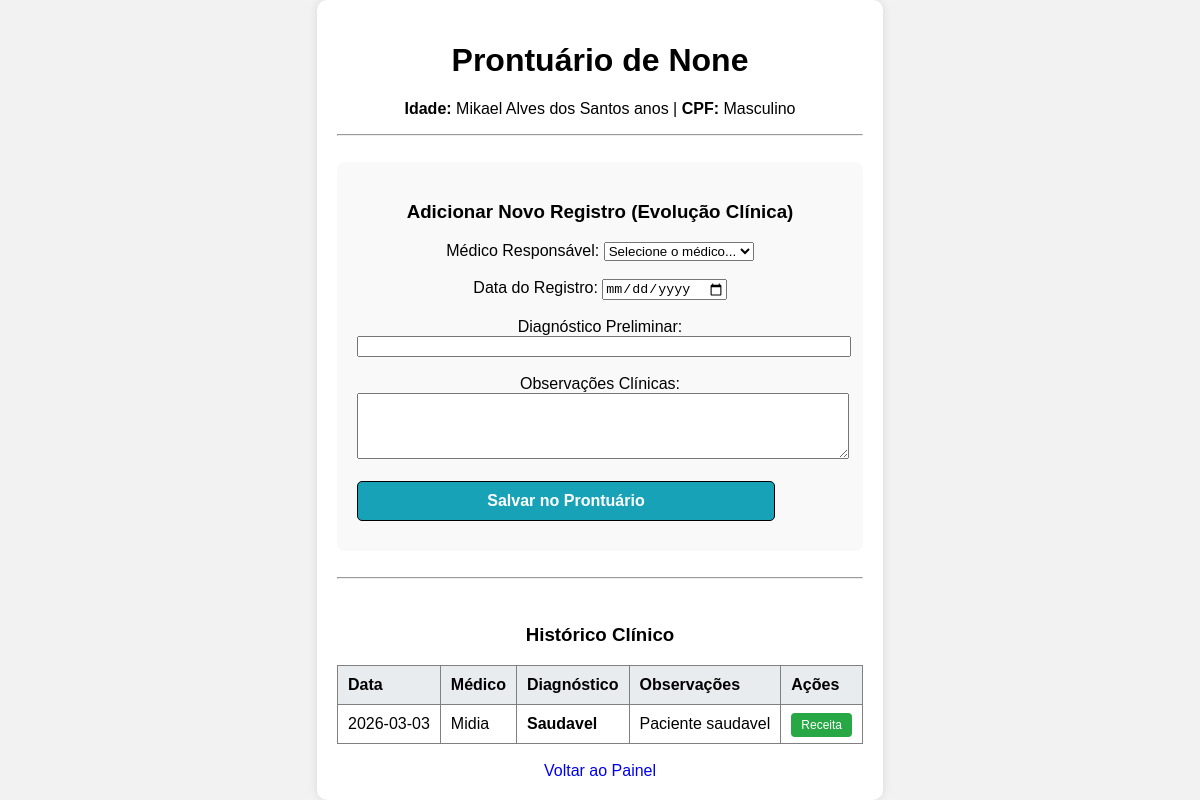
The page /prontuario/2 on the database its author committed.
### tables this page shows
CREATE TABLE pacientes(
            id INTEGER PRIMARY KEY AUTOINCREMENT,
            usuario_id INTEGER,
            nome TEXT NOT NULL,
            idade INTEGER,
            sexo TEXT,
            cpf TEXT UNIQUE,
            endereco TEXT,
            telefone TEXT,
            FOREIGN KEY(usuario_id) REFERENCES usuarios(id)
        );

CREATE TABLE prontuarios(
            id INTEGER PRIMARY KEY AUTOINCREMENT,
            paciente_id INTEGER,
            profissional_id INTEGER,
            data_registro TEXT,
            diagnostico TEXT,
            observacoes TEXT,
            FOREIGN KEY(paciente_id) REFERENCES pacientes(id),
            FOREIGN KEY(profissional_id) REFERENCES profissionais(id)
        );

CREATE TABLE profissionais(
            id INTEGER PRIMARY KEY AUTOINCREMENT,
            usuario_id INTEGER,
            nome TEXT NOT NULL,
            especialidade TEXT,
            registro_conselho TEXT UNIQUE,
            FOREIGN KEY(usuario_id) REFERENCES usuarios(id)
        );

### app.py (the view, shortened to what this page needs)
@app.route('/prontuario/<int:paciente_id>', methods=['GET', 'POST'])
def prontuario(paciente_id):
    conn = sqlite3.connect('gestao_hospitalar.db')
    cursor = conn.cursor()
    cursor.execute('SELECT * FROM pacientes WHERE id = ?', (paciente_id,))
    paciente = cursor.fetchone()
    cursor.execute('''
        SELECT prontuarios.id, prontuarios.data_registro, profissionais.nome, prontuarios.diagnostico, prontuarios.observacoes
        FROM prontuarios
        JOIN profissionais ON prontuarios.profissional_id = profissionais.id
        WHERE prontuarios.paciente_id = ?
        ORDER BY prontuarios.data_registro DESC
    ''', (paciente_id,))
    historico = cursor.fetchall()
    cursor.execute('SELECT id, nome, especialidade FROM profissionais')
    profissionais = cursor.fetchall()
    conn.close()
    return render_template('prontuario.html', paciente=paciente, historico=historico, profissionais=profissionais)

### templates/prontuario.html (shortened to what this page needs)
<!DOCTYPE html>
<html lang="pt-br">
<head>
    <link rel="stylesheet" href="{{ url_for('static', filename='styles.css') }}">
</head>
<body>
    <div class="container" style="max-width: 800px;">
        <h1>Prontuário de {{ paciente[1] }}</h1>
        <p><strong>Idade:</strong> {{ paciente[2] }} anos | <strong>CPF:</strong> {{ paciente[4] }}</p>
        <hr><br>
        <div style="background-color: #f9f9f9; padding: 20px; border-radius: 8px;">
            <h3>Adicionar Novo Registro (Evolução Clínica)</h3>
            <form action="{{ url_for('prontuario', paciente_id=paciente[0]) }}" method="POST">
                <label>Médico Responsável:</label>
                <select name="profissional_id" required>
                    <option value="" disabled selected>Selecione o médico...</option>
                </select><br><br>
                <label>Data do Registro:</label>
                <input type="date" name="data_registro" required><br><br>
                <label>Diagnóstico Preliminar:</label>
                <input type="text" name="diagnostico" style="width: 100%;" required><br><br>
                <label>Observações Clínicas:</label>
                <textarea name="observacoes" rows="4" style="width: 100%;" required></textarea><br><br>
                <button type="submit" class="agendar-btn submit-btn" style="background-color: #17a2b8;">Salvar no Prontuário</button>
            </form>
        </div>
        <br><hr><br>
        <h3>Histórico Clínico</h3>
        <table border="1" width="100%" style="border-collapse: collapse; text-align: left; background-color: white;">
            <thead>
                <tr style="background-color: #e9ecef;">
                    <th style="padding: 10px;">Data</th>
                    <th style="padding: 10px;">Médico</th>
                    <th style="padding: 10px;">Diagnóstico</th>
                    <th style="padding: 10px;">Observações</th>
                    <th style="padding: 10px;">Ações</th> </tr>
            </thead>
            <tbody>
                {% for reg in historico %}
                <tr>
                    <td style="padding: 10px;">{{ reg[1] }}</td>
                    <td style="padding: 10px;">{{ reg[2] }}</td>
                    <td style="padding: 10px;"><strong>{{ reg[3] }}</strong></td>
                    <td style="padding: 10px;">{{ reg[4] }}</td>
                    <td style="padding: 10px;">
                        <a href="{{ url_for('receita', prontuario_id=reg[0]) }}" class="submit-btn" style="padding: 5px 10px; font-size: 12px; background-color: #28a745; color: white; text-decoration: none; border-radius: 4px;">Receita</a>
                    </td>
                </tr>
                {% else %}
                <tr>
                    <td colspan="5" style="padding: 20px; text-align: center;">Nenhum registro encontrado para este paciente.</td>
                </tr>
                {% endfor %}
            </tbody>
        </table>
        <br>
        <a href="{{ url_for('index') }}" class="back-btn submit-btn" style="display: inline-block; text-decoration: none; text-align: center;">Voltar ao Painel</a>
    </div>
</body>
</html>

### static/styles.css (style rules this page uses)
body { background-color: #f2f2f2; font-family: Arial, sans-serif; display: flex; justify-content: center; align-items: center; height: 100vh; margin: 0; }
.container { text-align: center; background-color: #fff; padding: 20px; border-radius: 10px; box-shadow: 0 0 10px rgba(0, 0, 0, 0.1); }
.agendar-btn { background-color: rgb(63,43,177); border: none; color:white; padding: 10px 20px; text-align: center; text-decoration: none; display: inline-block; font-size: 16px; cursor: pointer; border-radius: 5px; transition: background-color 0.3s; }
.agendar-btn { display: block; width: 86%; padding: 10px 20px; margin-bottom: 10px; text-align: center; background-color: rgb(41, 4, 250); color: white; font-weight: bold; text-decoration: none; border: 1px solid black; border-radius: 5px; }
.add-patient, .clear-btn, .agendar-btn { float: center; }

### rows shown on the page
pacientes: nome "Mikael Alves dos Santos", sexo "Masculino"
prontuarios: data_registro "2026-03-03", nome "Midia", diagnostico "Saudavel", observacoes "Paciente saudavel"

### other values the page prints
{{ paciente[1] }} "None"
